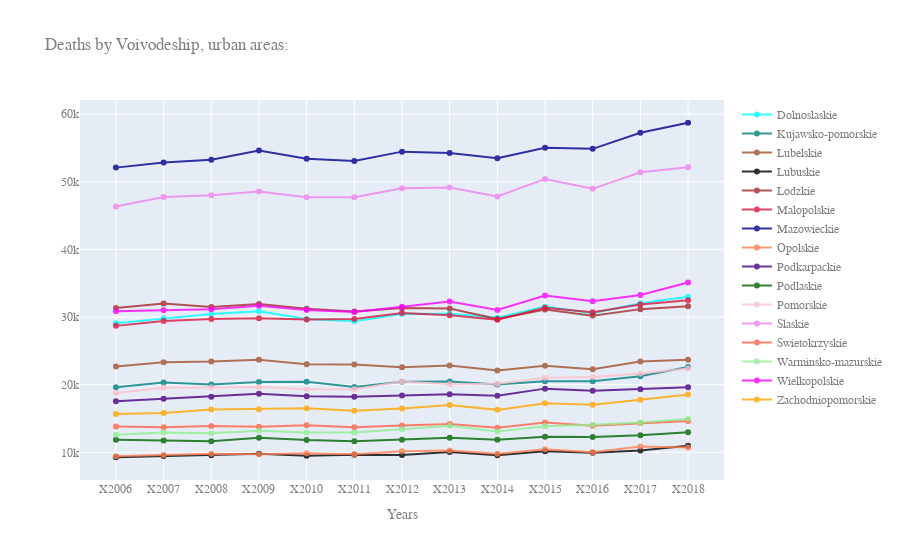

Here is the notebook cell this chart was saved with:
### Code cell
df3 = pd.DataFrame(pd.read_csv("~/Desktop/Micro project/deaths1.csv", 
                              index_col=0))[["YEAR", "Dolnoslaskie", "Kujawsko-pomorskie", 
           "Lubelskie", "Lubuskie", "Lodzkie", "Malopolskie", "Mazowieckie", 
           "Opolskie", "Podkarpackie", "Podlaskie", "Pomorskie", "Slaskie", 
           "Swietokrzyskie", "Warminsko-mazurskie", "Wielkopolskie", 
           "Zachodniopomorskie"]].copy()

fig = go.Figure()
fig.add_trace(go.Scatter(
                x=df3.YEAR,
                y=df3['Dolnoslaskie'],
                name="Dolnoslaskie",
                line_color='aqua',
                opacity=0.8))

fig.add_trace(go.Scatter(
                x=df3.YEAR,
                y=df3['Kujawsko-pomorskie'],
                name="Kujawsko-pomorskie",
                line_color='teal',
                opacity=0.8))

fig.add_trace(go.Scatter(
                x=df3.YEAR,
                y=df3['Lubelskie'],
                name="Lubelskie",
                line_color='sienna',
                opacity=0.8))

fig.add_trace(go.Scatter(
                x=df3.YEAR,
                y=df3['Lubuskie'],
                name="Lubuskie",
                line_color='black',
                opacity=0.8))

fig.add_trace(go.Scatter(
                x=df3.YEAR,
                y=df3['Lodzkie'],
                name="Lodzkie",
                line_color='brown',
                opacity=0.8))

fig.add_trace(go.Scatter(
                x=df3.YEAR,
                y=df3['Malopolskie'],
                name="Malopolskie",
                line_color='crimson',
                opacity=0.8))

fig.add_trace(go.Scatter(
                x=df3.YEAR,
                y=df3['Mazowieckie'],
                name="Mazowieckie",
                line_color='darkblue',
                opacity=0.8))


fig.add_trace(go.Scatter(
                x=df3.YEAR,
                y=df3['Opolskie'],
                name="Opolskie",
                line_color='coral',
                opacity=0.8))

fig.add_trace(go.Scatter(
                x=df3.YEAR,
                y=df3['Podkarpackie'],
                name="Podkarpackie",
                line_color='indigo',
                opacity=0.8))

fig.add_trace(go.Scatter(
                x=df3.YEAR,
                y=df3['Podlaskie'],
                name="Podlaskie",
                line_color='darkgreen',
                opacity=0.8))

fig.add_trace(go.Scatter(
                x=df3.YEAR,
                y=df3['Pomorskie'],
                name="Pomorskie",
                line_color='pink',
                opacity=0.8))

fig.add_trace(go.Scatter(
                x=df3.YEAR,
                y=df3['Slaskie'],
                name="Slaskie",
                line_color='violet',
                opacity=0.8))

fig.add_trace(go.Scatter(
                x=df3.YEAR,
                y=df3['Swietokrzyskie'],
                name="Swietokrzyskie",
                line_color='tomato',
                opacity=0.8))

fig.add_trace(go.Scatter(
                x=df3.YEAR,
                y=df3['Warminsko-mazurskie'],
                name="Warminsko-mazurskie",
                line_color='lightgreen',
                opacity=0.8))

fig.add_trace(go.Scatter(
                x=df3.YEAR,
                y=df3['Wielkopolskie'],
                name="Wielkopolskie",
                line_color='fuchsia',
                opacity=0.8))

fig.add_trace(go.Scatter(
                x=df3.YEAR,
                y=df3['Zachodniopomorskie'],
                name="Zachodniopomorskie",
                line_color='orange',
                opacity=0.8))

fig.update_layout(title="Deaths by Voivodeship, urban areas:",
    xaxis_title="Years",
    font=dict(
        family="Courier New, monospace, bold",
        color="#7f7f7f"
    )
)

fig.show()

### Figure 1 — Plotly figure (JSON) as saved in the notebook; plotly's stock layout.template omitted (floating-point values rounded to 4 significant figures)
{"data": [{"line": {"color": "aqua"}, "name": "Dolnoslaskie", "opacity": 0.8, "type": "scatter", "x": ["X2006", "X2007", "X2008", "X2009", "X2010", "X2011", "X2012", "X2013", "X2014", "X2015", "X2016", "X2017", "X2018"], "y": [29082, 29815, 30465, 30872, 29721, 29396, 30446, 30498, 29910, 31540, 30566, 32038, 32991]}, {"line": {"color": "teal"}, "name": "Kujawsko-pomorskie", "opacity": 0.8, "type": "scatter", "x": ["X2006", "X2007", "X2008", "X2009", "X2010", "X2011", "X2012", "X2013", "X2014", "X2015", "X2016", "X2017", "X2018"], "y": [19622, 20327, 20027, 20389, 20453, 19663, 20436, 20485, 20028, 20523, 20525, 21252, 22629]}, {"line": {"color": "sienna"}, "name": "Lubelskie", "opacity": 0.8, "type": "scatter", "x": ["X2006", "X2007", "X2008", "X2009", "X2010", "X2011", "X2012", "X2013", "X2014", "X2015", "X2016", "X2017", "X2018"], "y": [22678, 23323, 23428, 23703, 23037, 22981, 22562, 22849, 22107, 22816, 22284, 23427, 23682]}, {"line": {"color": "black"}, "name": "Lubuskie", "opacity": 0.8, "type": "scatter", "x": ["X2006", "X2007", "X2008", "X2009", "X2010", "X2011", "X2012", "X2013", "X2014", "X2015", "X2016", "X2017", "X2018"], "y": [9275, 9452, 9572, 9780, 9488, 9648, 9607, 10046, 9553, 10156, 9955, 10285, 10981]}, {"line": {"color": "brown"}, "name": "Lodzkie", "opacity": 0.8, "type": "scatter", "x": ["X2006", "X2007", "X2008", "X2009", "X2010", "X2011", "X2012", "X2013", "X2014", "X2015", "X2016", "X2017", "X2018"], "y": [31343, 32000, 31498, 31916, 31221, 30816, 31352, 31251, 29727, 31125, 30213, 31172, 31589]}, {"line": {"color": "crimson"}, "name": "Malopolskie", "opacity": 0.8, "type": "scatter", "x": ["X2006", "X2007", "X2008", "X2009", "X2010", "X2011", "X2012", "X2013", "X2014", "X2015", "X2016", "X2017", "X2018"], "y": [28697, 29430, 29727, 29840, 29633, 29727, 30588, 30277, 29611, 31384, 30716, 31852, 32467]}, {"line": {"color": "darkblue"}, "name": "Mazowieckie", "opacity": 0.8, "type": "scatter", "x": ["X2006", "X2007", "X2008", "X2009", "X2010", "X2011", "X2012", "X2013", "X2014", "X2015", "X2016", "X2017", "X2018"], "y": [52092, 52840, 53248, 54630, 53389, 53080, 54454, 54260, 53494, 55030, 54867, 57237, 58725]}, {"line": {"color": "coral"}, "name": "Opolskie", "opacity": 0.8, "type": "scatter", "x": ["X2006", "X2007", "X2008", "X2009", "X2010", "X2011", "X2012", "X2013", "X2014", "X2015", "X2016", "X2017", "X2018"], "y": [9421, 9622, 9809, 9718, 9882, 9719, 10180, 10267, 9808, 10468, 10006, 10880, 10707]}, {"line": {"color": "indigo"}, "name": "Podkarpackie", "opacity": 0.8, "type": "scatter", "x": ["X2006", "X2007", "X2008", "X2009", "X2010", "X2011", "X2012", "X2013", "X2014", "X2015", "X2016", "X2017", "X2018"], "y": [17563, 17910, 18225, 18675, 18288, 18214, 18402, 18593, 18361, 19419, 19103, 19327, 19636]}, {"line": {"color": "darkgreen"}, "name": "Podlaskie", "opacity": 0.8, "type": "scatter", "x": ["X2006", "X2007", "X2008", "X2009", "X2010", "X2011", "X2012", "X2013", "X2014", "X2015", "X2016", "X2017", "X2018"], "y": [11879, 11742, 11641, 12165, 11814, 11647, 11856, 12152, 11850, 12302, 12271, 12526, 12969]}, {"line": {"color": "pink"}, "name": "Pomorskie", "opacity": 0.8, "type": "scatter", "x": ["X2006", "X2007", "X2008", "X2009", "X2010", "X2011", "X2012", "X2013", "X2014", "X2015", "X2016", "X2017", "X2018"], "y": [18766, 19566, 19574, 19656, 19319, 19332, 20473, 20084, 20126, 21035, 21145, 21650, 22395]}, {"line": {"color": "violet"}, "name": "Slaskie", "opacity": 0.8, "type": "scatter", "x": ["X2006", "X2007", "X2008", "X2009", "X2010", "X2011", "X2012", "X2013", "X2014", "X2015", "X2016", "X2017", "X2018"], "y": [46336, 47736, 48016, 48573, 47719, 47709, 49028, 49156, 47831, 50421, 48958, 51404, 52159]}, {"line": {"color": "tomato"}, "name": "Swietokrzyskie", "opacity": 0.8, "type": "scatter", "x": ["X2006", "X2007", "X2008", "X2009", "X2010", "X2011", "X2012", "X2013", "X2014", "X2015", "X2016", "X2017", "X2018"], "y": [13803, 13709, 13891, 13797, 14006, 13725, 13957, 14193, 13627, 14409, 13948, 14330, 14619]}, {"line": {"color": "lightgreen"}, "name": "Warminsko-mazurskie", "opacity": 0.8, "type": "scatter", "x": ["X2006", "X2007", "X2008", "X2009", "X2010", "X2011", "X2012", "X2013", "X2014", "X2015", "X2016", "X2017", "X2018"], "y": [12600, 12920, 12811, 13187, 12942, 12940, 13415, 13923, 13098, 13858, 14078, 14423, 14973]}, {"line": {"color": "fuchsia"}, "name": "Wielkopolskie", "opacity": 0.8, "type": "scatter", "x": ["X2006", "X2007", "X2008", "X2009", "X2010", "X2011", "X2012", "X2013", "X2014", "X2015", "X2016", "X2017", "X2018"], "y": [30872, 31017, 31146, 31668, 31037, 30755, 31536, 32292, 31057, 33169, 32327, 33261, 35121]}, {"line": {"color": "orange"}, "name": "Zachodniopomorskie", "opacity": 0.8, "type": "scatter", "x": ["X2006", "X2007", "X2008", "X2009", "X2010", "X2011", "X2012", "X2013", "X2014", "X2015", "X2016", "X2017", "X2018"], "y": [15657, 15817, 16321, 16371, 16529, 16149, 16496, 16986, 16279, 17266, 17047, 17788, 18557]}], "layout": {"font": {"color": "#7f7f7f", "family": "Courier New, monospace, bold"}, "title": {"text": "Deaths by Voivodeship, urban areas:"}, "xaxis": {"title": {"text": "Years"}}}}
